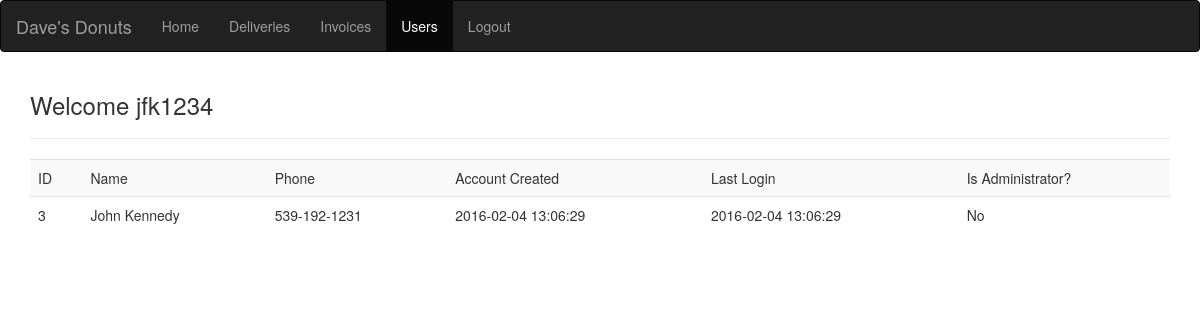
The app's page /week05/users.php (signed in) with its own data.
### tables this page shows
CREATE TABLE `organizations` (
  `id` int(11) NOT NULL AUTO_INCREMENT,
  `name` varchar(45) DEFAULT NULL,
  `address` varchar(100) DEFAULT NULL,
  `billing_address` varchar(100) DEFAULT NULL,
  `company_rate` float DEFAULT NULL,
  PRIMARY KEY (`id`)
);

CREATE TABLE `users` (
  `id` int(11) NOT NULL AUTO_INCREMENT,
  `username` varchar(45) DEFAULT NULL,
  `password` varchar(45) DEFAULT NULL,
  `account_creation_date` datetime DEFAULT NULL,
  `account_last_login` datetime DEFAULT NULL,
  `org_id` int(11) DEFAULT NULL,
  `is_admin` tinyint(4) NOT NULL,
  `firstname` varchar(25) NOT NULL,
  `lastname` varchar(25) NOT NULL,
  `phone_number` varchar(25) NOT NULL,
  PRIMARY KEY (`id`),
  KEY `fk_users_org_id_idx` (`org_id`),
  CONSTRAINT `fk_users_org_id` FOREIGN KEY (`org_id`) REFERENCES `organizations` (`id`) ON DELETE NO ACTION ON UPDATE NO ACTION
);

### week05/users.php (the view, shortened to what this page needs)
<?php
$user     = $_SESSION['user'];
$orgName = "NOT FOUND";
$SQLuser = 'php';
$SQLpassword = 'foo';
try
{
	$db = new PDO("mysql:host=localhost;dbname=php_project", $SQLuser, $SQLpassword);
	$userQuery = "SELECT * FROM users WHERE username='$user' LIMIT 1;";
	$userData = $db->query($userQuery);
	$userRow = $userData->fetch();
	$userOrgID = $userRow["org_id"];
	$orgQuery = "SELECT * FROM organizations WHERE id=$userOrgID;";
	$orgData = $db->query($orgQuery);
	$orgRow = $orgData->fetch();
	$orgName = $orgRow["name"];
	$usersInThisOrg = "SELECT * FROM users WHERE org_id=$userOrgID;";
	$usersInThisOrgData = $db->query($usersInThisOrg);
}
catch (PDOException $ex)
{
	echo 'Error: ' . $ex->getMessage();
	die();
}
?>
<!DOCTYPE html>
<html>
<head>
  <link rel="stylesheet" href="http://maxcdn.bootstrapcdn.com/bootstrap/3.3.5/css/bootstrap.min.css">
</head>
<body>
	<nav class="navbar navbar-inverse">
		<div class="container-fluid">
	    	<div class="navbar-header">
	      		<a class="navbar-brand" href="home.php">
	      			<?php echo "$orgName"; ?>
	      		</a>
	    	</div>
			<ul class="nav navbar-nav">
	  			<li><a href="home.php">Home</a></li>
	  			<li><a href="deliveries.php">Deliveries</a></li>
	  			<li><a href="invoices.php">Invoices</a></li>
	  			<li class="active"><a href="#">Users</a></li>
	  			<li><a href="logout.php">Logout</a></li>
			</ul>
		</div>
	</nav>
	<div class="container">
        <h3>Welcome <?php echo "$user"; ?></h3>
		<hr class="featurette-divider">
<?php
	echo "<table class='table table-striped'><tr><td>ID</td><td>Name</td><td>Phone</td><td>Account Created</td><td>Last Login</td><td>Is Administrator?</td></tr>";
	foreach ($usersInThisOrgData as $row) {
		echo "<tr>";
		echo "<td>" . $row['id'] . "</td>";
		$fullname = $row['firstname'] . " " . $row['lastname'];
		echo "<td>" . $fullname . "</td>";
		echo "<td>" . $row["phone_number"] . "</td>";
		echo "<td>" . $row['account_creation_date'] . "</td>";
		echo "<td>" . $row['account_last_login'] . "</td>";
		if ($row['is_admin']) {
			echo "<td>Yes</td>";
		}
		else {
			echo "<td>No</td>";
		}
		echo "</tr>";
	}
	echo "</table>";
?>
	    <div class="row featurette">
	        <div class="col-md-7 col-md-push-5">
	        </div>
	        <div class="col-md-5 col-md-pull-7">
	        </div>
	    </div>
	</div>

### records on screen
organizations: name "Dave's Donuts"
users: id "3", fullname "John Kennedy", phone_number "539-192-1231", account_creation_date "2016-02-04 13:06:29", account_last_login "2016-02-04 13:06:29", is_admin "No"

### other values on screen
$user "jfk1234"
